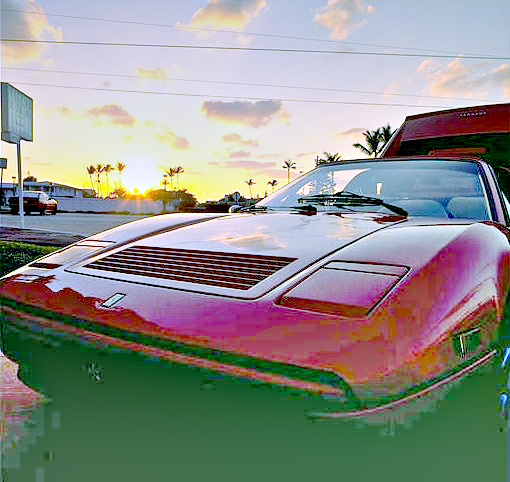
#> input picture Retinex/imgs/auto-retinex.png, 510 x 482 px, given in place of retinex-sample3.mp4, which was not available
$ python video-ssr-hsv.py
#> lines starting #> are read from the running program, lines starting #| are printed output that depends on the picture; pictures that were not available may be replaced by others from this repository, and a replacement may not be noted
### Retinex/retinex.py
import numpy as np
import cv2
from numba import jit


#@jit(nopython=True, parallel=True)
def singleScaleRetinex(img, sigma):
    retinex = np.log10(img) - np.log10(cv2.GaussianBlur(img, (0, 0), sigma))
    return retinex


# @jit(nopython=True, parallel=True)
# [113 lines left out: functions multiScaleRetinex, colorRestoration, simplestColorBalance, MSRCR, automatedMSRCR, MSRCP, not called in this run]

### Retinex/video-ssr-hsv.py
import numpy as np
import cv2
import json
import retinex
import time

with open('config.json', 'r') as f:
#> (reads Retinex/config.json from the repository)
    config = json.load(f)

cap = cv2.VideoCapture('./video/retinex-sample3.mp4')
fourcc = cv2.VideoWriter_fourcc(*'XVID')
out = cv2.VideoWriter('output-hsv.avi',fourcc, 30.0, (1280,720))

frame_no = 0
start = time.time()
print("Начало преобразования в ", start)

while cap.isOpened():
    ret, frame = cap.read()
#> frame is the input picture: shape (482, 510, 3); mean B, G, R 138.1, 143.1, 141.2

    if ret:
        hsv = cv2.cvtColor(frame, cv2.COLOR_BGR2HSV)
#> hsv: shape (482, 510, 3); mean H, S, V 85.8, 93.1, 165.9
        hue, sat, val = cv2.split(hsv)
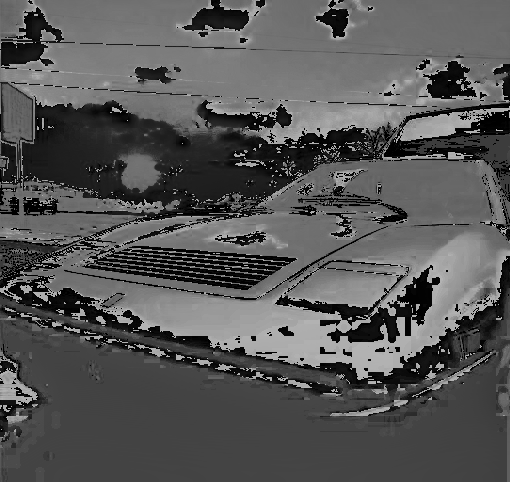
#> hue: shape (482, 510); min 0, max 179, mean 85.8
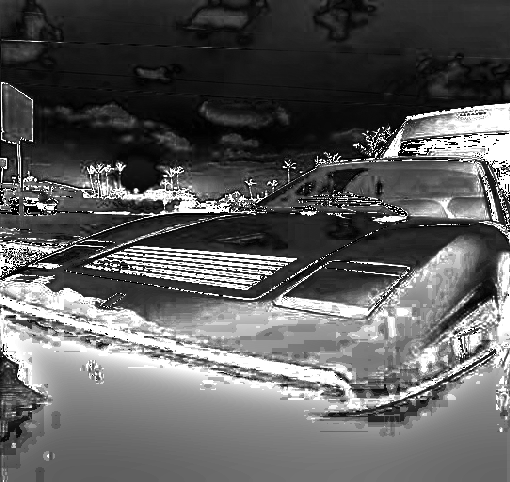
#> sat: shape (482, 510); min 0, max 255, mean 93.1
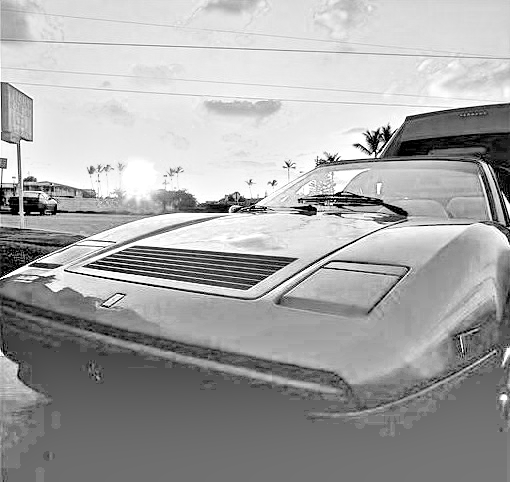
#> val: shape (482, 510); min 0, max 255, mean 165.9

        val_float = np.float64(val) + 1.0
        val_float = retinex.singleScaleRetinex(val_float, 80)
#> in singleScaleRetinex, `retinex = np.log10(img) - np.log10(cv2.GaussianBlur(img, (0, 0), sigma))`:
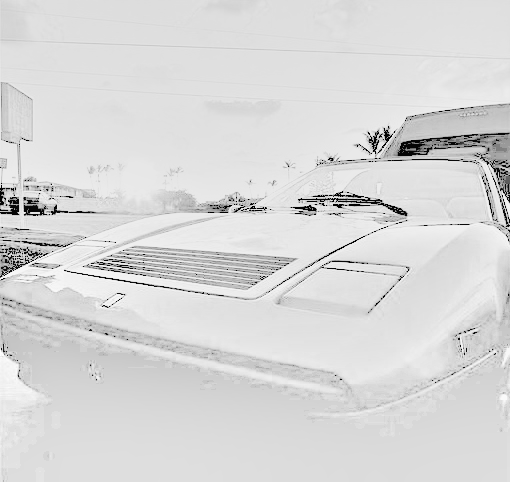
#> retinex: shape (482, 510) float64; min -2.31, max 0.348, mean -0.0513; drawn with min black and max white
        val_float = (val_float - np.min(val_float)) / \
                    (np.max(val_float) - np.min(val_float)) * \
                    255

        val_float = np.uint8(np.minimum(np.maximum(val_float, 0), 255))
        final_hsv = cv2.merge([hue, sat, val_float])
#> final_hsv: shape (482, 510, 3); mean H, S, V 85.8, 93.1, 216.2
        final = cv2.cvtColor(final_hsv, cv2.COLOR_HSV2BGR)
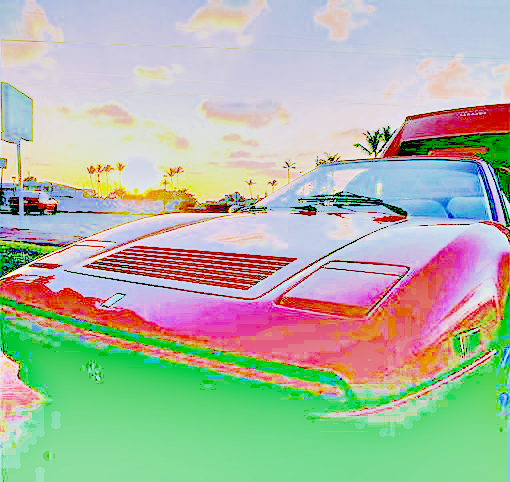
#> final: shape (482, 510, 3); mean B, G, R 165.4, 183, 172.9

        print("Processing frame No: {:04d}".format(frame_no))
        out.write(final)
        frame_no += 1

        #cv2.imshow('frame',frame)
        #cv2.imshow('frame msrcp', out_msrcp)

        if cv2.waitKey(1) & 0xFF == ord('q'):
#> (key q is pressed here)
            break
    else:
        break

end = time.time()
print("Конвертация завершена в ", end)
print(end - start)

# Release everything if job is finished
cap.release()
out.release()
cv2.destroyAllWindows()
